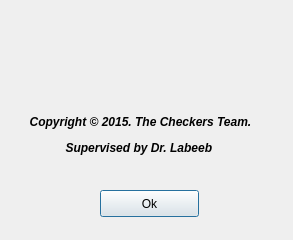
<?xml version="1.0" encoding="UTF-8"?>
<ui version="4.0">
 <class>About</class>
 <widget class="QDialog" name="About">
  <property name="geometry">
   <rect>
    <x>0</x>
    <y>0</y>
    <width>293</width>
    <height>240</height>
   </rect>
  </property>
  <property name="windowTitle">
   <string>About C-Spell</string>
  </property>
  <widget class="QLabel" name="label">
   <property name="geometry">
    <rect>
     <x>-10</x>
     <y>60</y>
     <width>301</width>
     <height>151</height>
    </rect>
   </property>
   <property name="text">
    <string>&lt;html&gt;&lt;head/&gt;&lt;body&gt;&lt;p align=&quot;center&quot;&gt;&lt;span style=&quot; font-weight:600; font-style:italic;&quot;&gt;Copyright © 2015. The Checkers Team.&lt;/span&gt;&lt;/p&gt;&lt;p align=&quot;center&quot;&gt;&lt;span style=&quot; font-weight:600; font-style:italic;&quot;&gt;Supervised by Dr. Labeeb &lt;/span&gt;&lt;/p&gt;&lt;/body&gt;&lt;/html&gt;</string>
   </property>
  </widget>
  <widget class="QLabel" name="label_2">
   <property name="geometry">
    <rect>
     <x>80</x>
     <y>20</y>
     <width>131</width>
     <height>71</height>
    </rect>
   </property>
   <property name="text">
    <string/>
   </property>
   <property name="pixmap">
    <pixmap>../Desktop/Chessboard-128.png</pixmap>
   </property>
  </widget>
  <widget class="QPushButton" name="okButton">
   <property name="geometry">
    <rect>
     <x>100</x>
     <y>190</y>
     <width>99</width>
     <height>27</height>
    </rect>
   </property>
   <property name="text">
    <string>Ok</string>
   </property>
  </widget>
 </widget>
 <resources/>
 <connections/>
</ui>
